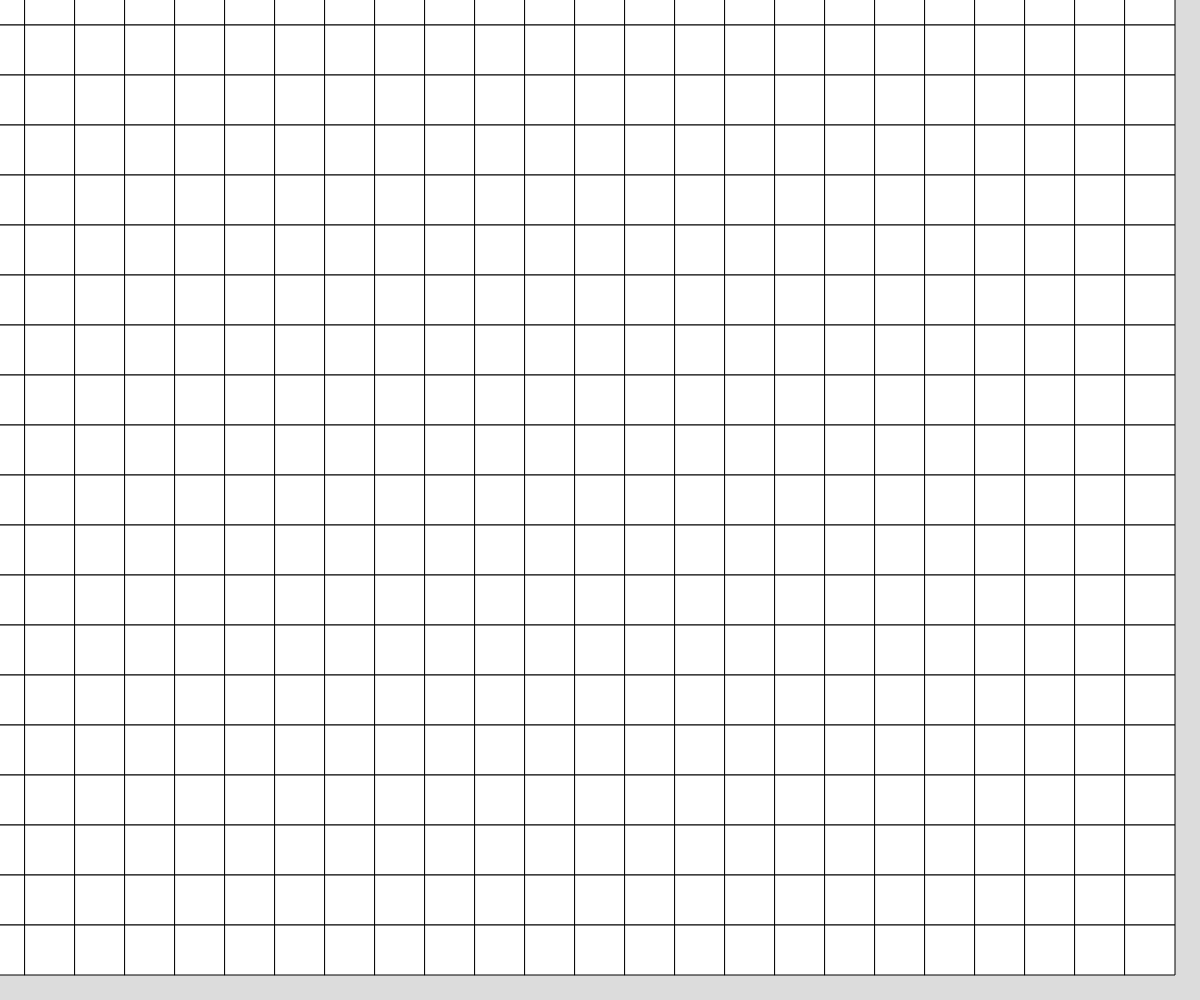
Frame 1 (no input)
Frame 60 (no input): identical to frame 1, image omitted
Frame 120 (the mouse pressed at the canvas centre since frame 60): identical to frame 1, image omitted

The p5.js sketch that drew this single still picture (run headless with seeded random() and noise() and a simulated clock; from frame 60 on, the mouse is pressed at the canvas centre):

// p5.js sketch
// ── sketch.js
// Cubic Disarray

let boxes = [];

function setup() {
  createCanvas(windowWidth, windowHeight);
  rectMode(CENTER);
  angleMode(DEGREES);


  for (let y = 0; y < height; y+=50){
    for (let x = 0; x < width; x+=50) {
      spawnBoxes(x, y, 50, random(y/mouseY));
    }
  }
}

function draw() {
  background(220);
  for (let i = 0; i < boxes.length; i++) {
    displayBox(boxes[i]);
  }
}

function displayBox(myBox) {
  push(); //save transformation matrix
  translate (myBox.x, myBox.y);
  rotate(myBox.degree);
  square(0, 0, myBox.size);
  pop();  //reset transformation matrix
}

function spawnBoxes(theX, theY, theSize, rotation) {
  let someBox = {
    x: theX,
    y: theY,
    size: theSize,
    degree: rotation
  };
  boxes.push(someBox);
}
